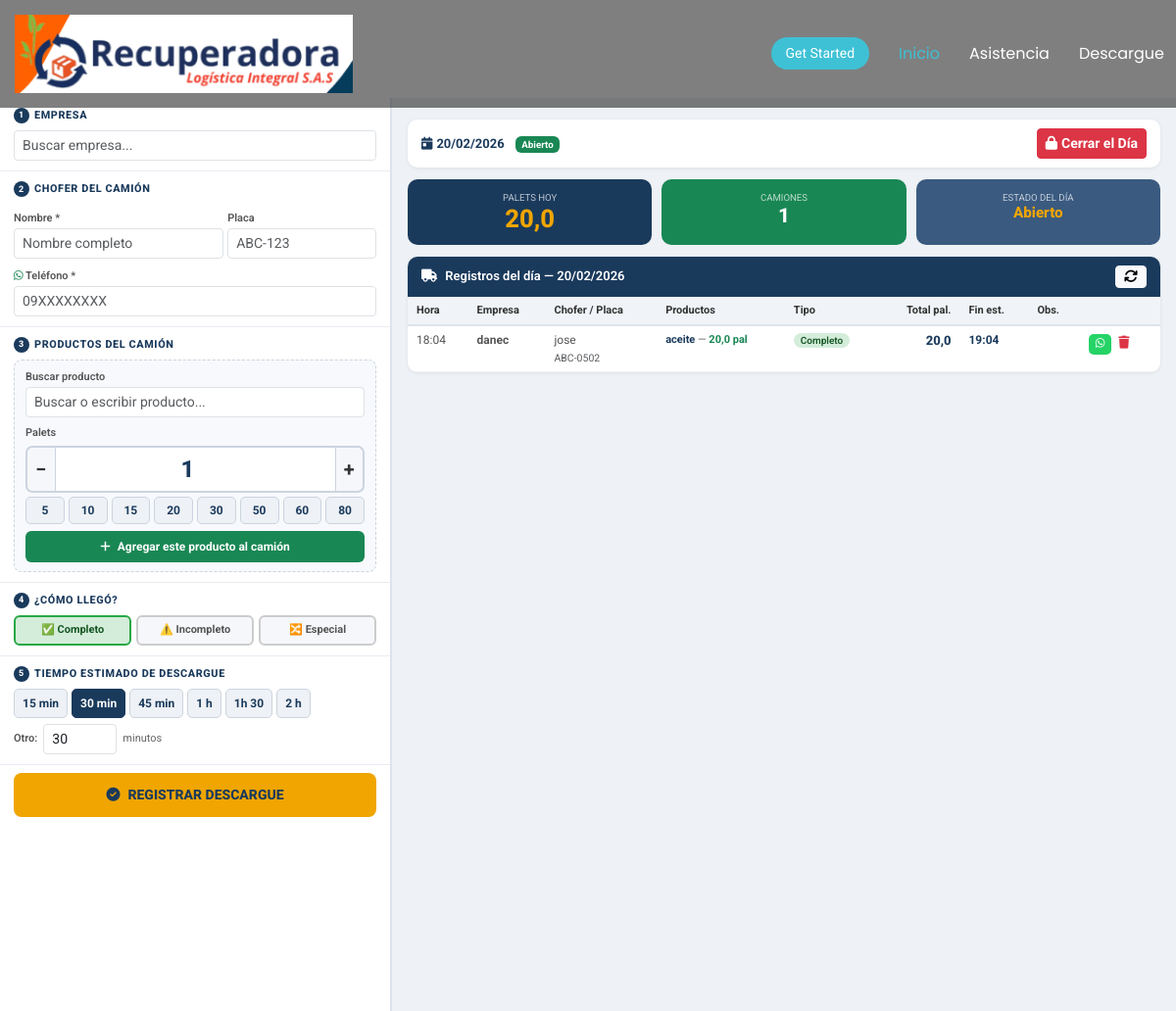
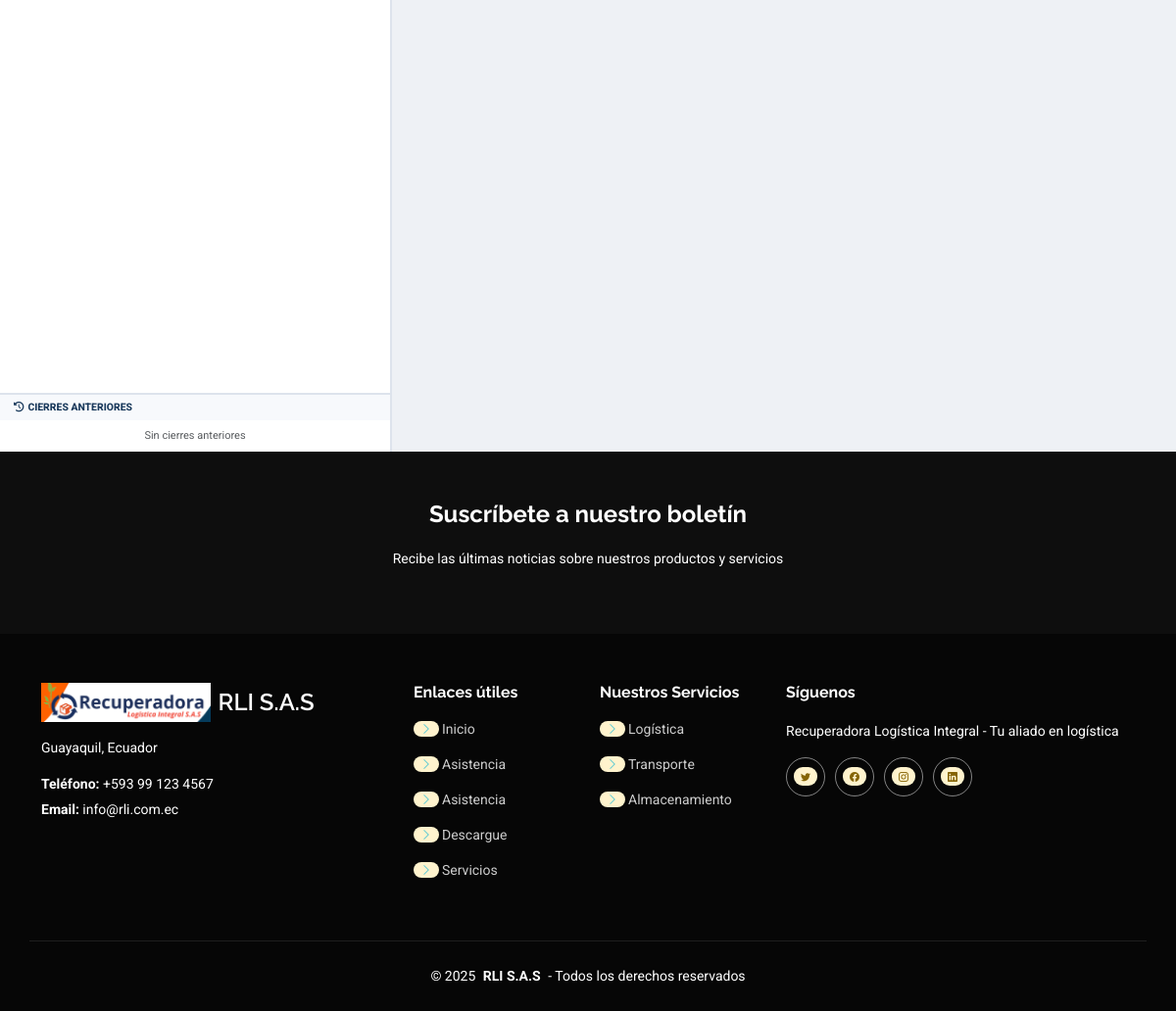
The app's page /descargue/ with its own data (2 pictures, top to bottom).
### Aplicaciones/Descargue/models.py (models this page shows, shortened)
class CierreDia(models.Model):
    ESTADO_CHOICES = [('abierto', 'Abierto'), ('cerrado', 'Cerrado')]
    fecha         = models.DateField(default=timezone.now, unique=True)
    estado        = models.CharField(max_length=10, choices=ESTADO_CHOICES, default='abierto')
    hora_cierre   = models.DateTimeField(null=True, blank=True)
    total_palets  = models.DecimalField(max_digits=10, decimal_places=2, default=0)
    observaciones = models.TextField(blank=True)
    class Meta:
        verbose_name = "Cierre de Día"
        verbose_name_plural = "Cierres de Día"
        ordering = ['-fecha']

class RegistroDescargue(models.Model):
    TIPO_CHOICES = [
        ('completo',   'Completo'),
        ('incompleto', 'Incompleto'),
        ('especial',   'Especial'),
    ]
    cierre            = models.ForeignKey(CierreDia, on_delete=models.CASCADE, related_name='registros')
    empresa           = models.ForeignKey(Empresa, on_delete=models.SET_NULL, null=True, blank=True, related_name='descargues')
    chofer_nombre     = models.CharField(max_length=100, default='')
    chofer_telefono   = models.CharField(max_length=20, default='')
    placa             = models.CharField(max_length=20, blank=True)
    tipo              = models.CharField(max_length=12, choices=TIPO_CHOICES, default='completo')
    observacion       = models.CharField(max_length=200, blank=True)
    hora              = models.DateTimeField(default=timezone.now)
    duracion_minutos  = models.PositiveIntegerField(default=30)
    hora_fin_estimada = models.DateTimeField(null=True, blank=True)
    @property
    def total_palets(self):
        return round(sum(i.palets_equivalentes for i in self.items.all()), 4)
    class Meta:
        verbose_name = "Registro de Descargue"
        verbose_name_plural = "Registros de Descargue"
        ordering = ['-hora']

class Empresa(models.Model):
    nombre = models.CharField(max_length=120, unique=True)
    activo = models.BooleanField(default=True)
    class Meta:
        verbose_name_plural = "Empresas"
        ordering = ['nombre']

class ItemDescargue(models.Model):
    registro         = models.ForeignKey(RegistroDescargue, on_delete=models.CASCADE, related_name='items')
    producto         = models.ForeignKey(Producto, on_delete=models.CASCADE)
    palets_completos = models.PositiveIntegerField(default=0)
    unidades_sueltas = models.PositiveIntegerField(default=0)
    @property
    def palets_equivalentes(self):
        total = float(self.palets_completos)
        upc = self.producto.unidades_palet_completo
        if self.unidades_sueltas > 0 and upc > 0:
            total += round(self.unidades_sueltas / upc, 4)
        return round(total, 4)
    class Meta:
        verbose_name = "Ítem de Descargue"
        verbose_name_plural = "Ítems de Descargue"

class Producto(models.Model):
    CATEGORIA_CHOICES = [
        ('papel',     '🧻 Papel / Higiene'),
        ('alimentos', '🌾 Alimentos secos'),
        ('bebidas',   '🧃 Bebidas'),
        ('lacteos',   '🥛 Lácteos'),
        ('limpieza',  '🧹 Limpieza'),
        ('aceites',   '🫙 Aceites / Grasas'),
        ('snacks',    '🍪 Snacks / Confitería'),
        ('otros',     '📦 Otros'),
    ]
    nombre            = models.CharField(max_length=150)
    categoria         = models.CharField(max_length=20, choices=CATEGORIA_CHOICES, default='otros')
    unidades_por_capa = models.PositiveIntegerField(default=8)
    capas_por_palet   = models.PositiveIntegerField(default=8)
    activo            = models.BooleanField(default=True)
    @property
    def unidades_palet_completo(self):
        return self.unidades_por_capa * self.capas_por_palet
    class Meta:
        verbose_name_plural = "Productos"
        ordering = ['categoria', 'nombre']

### Aplicaciones/Descargue/views.py (the view)
# urls.py: path('',                            views.dashboard,           name='dashboard'),
def dashboard(request):
    hoy = timezone.localdate()
    cierre, _ = CierreDia.objects.get_or_create(fecha=hoy)
    registros = (RegistroDescargue.objects
                 .filter(cierre=cierre)
                 .select_related('empresa')
                 .prefetch_related('items__producto')
                 .order_by('-hora'))
    total_palets = round(sum(r.total_palets for r in registros), 2)
    return render(request, 'descargue.html', {
        'cierre': cierre,
        'registros': registros,
        'total_palets': total_palets,
        'hoy': hoy,
        'cierres_anteriores': CierreDia.objects.exclude(fecha=hoy).order_by('-fecha')[:15],
    })

### Aplicaciones/Descargue/templates/descargue.html (shortened to what this page needs)
{% extends 'plantilla.html' %}
{% load static %}
{% block content %}
<div class="desc-wrapper">
  <div class="panel-izq">
    <div class="panel-izq-scroll">
      <div class="sec">
        <div class="sec-titulo"><span class="num">1</span> Empresa</div>
        <div id="emp-buscar-wrap" class="ac-wrap">
          <input id="inp-emp" class="form-control form-control-sm"
            placeholder="Buscar empresa..." autocomplete="off"
            oninput="buscarEmp(this.value)" onkeydown="acNav('ac-emp',event,selEmp)"/>
        </div>
      </div>
      <div class="sec">
        <div class="sec-titulo"><span class="num">2</span> Chofer del camión</div>
        <div class="row g-1">
          <div class="col-7">
            <label style="font-size:11px;font-weight:600;color:#555;">Nombre *</label>
            <input id="inp-chofer" class="form-control form-control-sm" placeholder="Nombre completo"/>
          </div>
          <div class="col-5">
            <label style="font-size:11px;font-weight:600;color:#555;">Placa</label>
            <input id="inp-placa" class="form-control form-control-sm text-uppercase" placeholder="ABC-123"/>
          </div>
          <div class="col-12 mt-1">
            <label style="font-size:11px;font-weight:600;color:#555;">
              <i class="fab fa-whatsapp text-success"></i> Teléfono *
            </label>
            <input id="inp-tel" class="form-control form-control-sm" placeholder="09XXXXXXXX" type="tel"/>
          </div>
        </div>
      </div>
      <div class="sec">
        <div class="sec-titulo"><span class="num">3</span> Productos del camión</div>
        <div class="prod-add-form">
          <label>Buscar producto</label>
          <div class="ac-wrap">
            <input id="inp-prod" class="form-control form-control-sm"
              placeholder="Buscar o escribir producto..." autocomplete="off"
              oninput="buscarProd(this.value)" onkeydown="acNav('ac-prod',event,selProd)"/>
          </div>
          <div class="mt-2">
            <label>Palets</label>
            <div class="palet-entrada">
              <button class="btn-pm menos" onclick="ajustar(-1)">−</button>
              <input id="inp-palets" class="inp-pal" type="number" value="1" min="0" oninput="calcPreview()"/>
              <button class="btn-pm mas" onclick="ajustar(1)">+</button>
            </div>
            <div class="teclas-rapidas mt-1">
              <div class="tq" onclick="setPalets(5)">5</div>
              <div class="tq" onclick="setPalets(10)">10</div>
              <div class="tq" onclick="setPalets(15)">15</div>
              <div class="tq" onclick="setPalets(20)">20</div>
              <div class="tq" onclick="setPalets(30)">30</div>
              <div class="tq" onclick="setPalets(50)">50</div>
              <div class="tq" onclick="setPalets(60)">60</div>
              <div class="tq" onclick="setPalets(80)">80</div>
            </div>
          </div>
          <button class="btn-add-item" onclick="agregarItem()">
            <i class="fa fa-plus me-1"></i> Agregar este producto al camión
          </button>
        </div>
      </div>
      <div class="sec">
        <div class="sec-titulo"><span class="num">4</span> ¿Cómo llegó?</div>
        <div class="tipo-btns">
          <div id="tbtn-completo" class="tbtn" onclick="setTipo('completo',this)"
            style="background:#d4edda;border-color:#28a745;color:#155724;">✅ Completo</div>
          <div id="tbtn-incompleto" class="tbtn" onclick="setTipo('incompleto',this)"
            style="background:#f5f7fa;border-color:#ccc;color:#555;">⚠️ Incompleto</div>
          <div id="tbtn-especial" class="tbtn" onclick="setTipo('especial',this)"
            style="background:#f5f7fa;border-color:#ccc;color:#555;">🔀 Especial</div>
        </div>
      </div>
      <div class="sec">
        <div class="sec-titulo"><span class="num">5</span> Tiempo estimado de descargue</div>
        <div class="dur-btns">
          <div class="dbtn" onclick="setDur(15,this)">15 min</div>
          <div class="dbtn activo" onclick="setDur(30,this)">30 min</div>
          <div class="dbtn" onclick="setDur(45,this)">45 min</div>
          <div class="dbtn" onclick="setDur(60,this)">1 h</div>
          <div class="dbtn" onclick="setDur(90,this)">1h 30</div>
          <div class="dbtn" onclick="setDur(120,this)">2 h</div>
        </div>
        <div style="display:flex;align-items:center;gap:6px;margin-top:6px;">
          <label style="font-size:11px;font-weight:600;color:#555;margin:0;white-space:nowrap;">Otro:</label>
          <input id="inp-dur" type="number" min="5" max="480" value="30"
            class="form-control form-control-sm" style="width:75px;"
            oninput="durCustom()"/>
          <span style="font-size:11px;color:#666;">minutos</span>
        </div>
      </div>
      <button class="btn-reg" onclick="registrar()">
        <i class="fa fa-check-circle me-2"></i>REGISTRAR DESCARGUE
      </button>
    </div>
    <div class="hist-wrap">
      <div class="hist-tit"><i class="fa fa-history me-1"></i>Cierres anteriores</div>
      {% for c in cierres_anteriores %}
      <div class="hist-item">
        <div>
          <span style="font-weight:700;">{{ c.fecha|date:"d/m/Y" }}</span>
          <span class="text-muted ms-1" style="font-size:10px;">{{ c.total_palets }}p</span>
        </div>
        <div class="hist-btns">
          <a href="{% url 'Descargue:ver_cierre' c.fecha|date:'Y-m-d' %}" title="Ver"><i class="fa fa-eye"></i></a>
          <a href="{% url 'Descargue:pdf' c.fecha|date:'Y-m-d' %}" target="_blank" title="PDF"><i class="fa fa-file-pdf"></i></a>
        </div>
      </div>
      {% empty %}
      <div class="text-muted text-center py-2" style="font-size:11px;">Sin cierres anteriores</div>
      {% endfor %}
    </div>
  </div>
  <div class="panel-der">
    <div class="bar-acc">
      <div style="font-size:13px;font-weight:700;color:var(--azul);">
        <i class="fa fa-calendar-day me-1"></i>{{ hoy|date:"d/m/Y" }}
        <span class="ms-2 badge {% if cierre.estado == 'abierto' %}bg-success{% else %}bg-danger{% endif %}">
          {{ cierre.get_estado_display }}
        </span>
      </div>
      <div class="ms-auto d-flex gap-2 flex-wrap">
        {% if cierre.estado == 'abierto' %}
        <button class="btn btn-danger btn-sm fw-bold" data-bs-toggle="modal" data-bs-target="#modalCierre">
          <i class="fa fa-lock me-1"></i>Cerrar el Día
        </button>
        {% endif %}
      </div>
    </div>
    <div class="totales-bar">
      <div class="tcard">
        <div class="lbl">Palets hoy</div>
        <div class="val" id="tot-palets">{{ total_palets }}</div>
      </div>
      <div class="tcard verde">
        <div class="lbl">Camiones</div>
        <div class="val" id="tot-regs">{{ registros|length }}</div>
      </div>
      <div class="tcard gris">
        <div class="lbl">Estado del día</div>
        <div class="val" style="font-size:.95rem;">{{ cierre.get_estado_display }}</div>
      </div>
    </div>
    <div class="tabla-wrap">
      <div class="tabla-head-bar">
        <span><i class="fa fa-truck me-2"></i>Registros del día — {{ hoy|date:"d/m/Y" }}</span>
        <button onclick="cargarResumen()" class="btn btn-sm btn-light py-0 px-2">
          <i class="fa fa-sync"></i>
        </button>
      </div>
      <div style="overflow-x:auto;">
        <table>
          <thead>
            <tr>
              <th>Hora</th>
              <th>Empresa</th>
              <th>Chofer / Placa</th>
              <th>Productos</th>
              <th>Tipo</th>
              <th class="text-end">Total pal.</th>
              <th>Fin est.</th>
              <th>Obs.</th>
              <th></th>
            </tr>
          </thead>
          <tbody id="tbody">
            {% for reg in registros %}
            <tr id="fila-{{ reg.id }}">
              <td style="white-space:nowrap;">{{ reg.hora|date:"H:i" }}</td>
              <td class="fw-bold">{{ reg.empresa.nombre|default:"—" }}</td>
              <td>
                {{ reg.chofer_nombre }}<br>
                <small class="text-muted">{{ reg.placa }}</small>
              </td>
              <td>
                <ul class="prod-list">
                  {% for item in reg.items.all %}
                  <li>
                    <span class="pn">{{ item.producto.nombre }}</span>
                    <span class="text-muted"> — </span>
                    <span class="pp">{{ item.palets_equivalentes }} pal</span>
                  </li>
                  {% endfor %}
                </ul>
              </td>
              <td>
                {% if reg.tipo == 'completo' %}<span class="bc">Completo</span>
                {% elif reg.tipo == 'incompleto' %}<span class="bi">Incompleto</span>
                {% else %}<span class="be">Especial</span>{% endif %}
              </td>
              <td class="col-pal">{{ reg.total_palets }}</td>
              <td style="white-space:nowrap;">
                {% if reg.hora_fin_estimada %}
                  <strong style="color:var(--azul);">{{ reg.hora_fin_estimada|date:"H:i" }}</strong>
                {% else %}—{% endif %}
              </td>
              <td><small class="text-muted">{{ reg.observacion|truncatechars:20 }}</small></td>
              <td style="white-space:nowrap;">
                <button class="btn-wa-mini" onclick="enviarFactura({{ reg.id }},'{{ reg.chofer_telefono }}')"
                  title="Factura al chofer">
                  <i class="fab fa-whatsapp"></i>
                </button>
                {% if cierre.estado == 'abierto' %}
                <button class="btn-del" onclick="eliminar({{ reg.id }})" title="Eliminar">
                  <i class="fa fa-trash"></i>
                </button>
                {% endif %}
              </td>
            </tr>
            {% endfor %}
          </tbody>
        </table>
      </div>
    </div>
  </div>
</div>
{% endblock %}

### records on screen
CierreDia: estado "Abierto"
RegistroDescargue: hora "18:04", empresa.nombre "danec", chofer_nombre "jose", placa "ABC-0502", tipo "Completo", total_palets "20,0", hora_fin_estimada "19:04"
ItemDescargue: producto.nombre "aceite", palets_equivalentes "20,0"

### other values on screen
{{ hoy|date:"d/m/Y" }} "20/02/2026"
{{ total_palets }} "20,0"
{{ registros|length }} "1"
